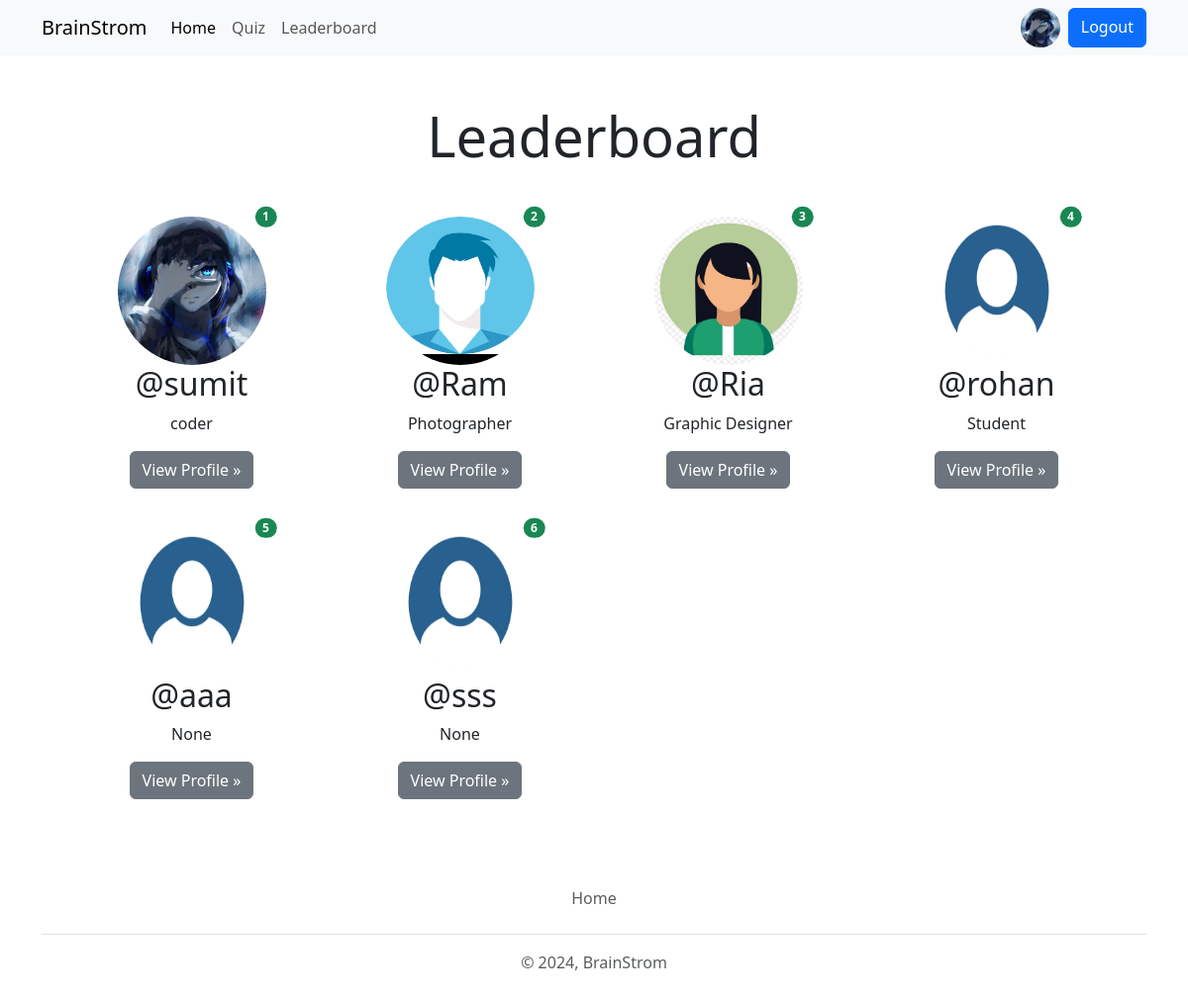
/leaderboard (signed in), run on the app's committed database.
### account/models.py (models this page shows, shortened)
class Profile(models.Model):
    user = models.OneToOneField(User, on_delete=models.CASCADE, null=True, verbose_name='User Obj') #verbose_name
    bio = models.TextField(blank=True, null=True)
    profile_img = models.ImageField(upload_to='profile_images', default='user.png', blank=True,null=True ,verbose_name='Profile Pic')
    location = models.CharField(max_length=100, blank=True,null=True)
    GENDER = (
        ('Male','Male'),
        ('Female','Female'),
        ('Other','Other'),
    )
    gender = models.CharField(max_length=6, choices=GENDER, blank=True, null=True)

### quiz/models.py (models this page shows, shortened)
class UserRank(models.Model):
    user = models.OneToOneField(User, on_delete=models.CASCADE)
    rank = models.IntegerField(null=True, blank=True)
    total_score = models.IntegerField(null=True, blank=True)

### base/views.py (the view)
# urls.py: path('leaderboard', views.leaderboard_view, name='leaderboard'),
@login_required(login_url="login")
def leaderboard_view(request):
    user_object = User.objects.get(username=request.user)
    user_profile = Profile.objects.get(user=user_object)
    leaderboard_users = UserRank.objects.order_by('rank')
    context = {"leaderboard_users": leaderboard_users, "user_profile": user_profile}
    return render(request, 'leaderboard.html', context)

### templates/leaderboard.html (shortened to what this page needs)
{% extends 'index.html'%}
{% block content %}
    <div class="container text-center">
        <h1 class="text-center display-4 my-5">Leaderboard</h1>
        <div class="row row-cols-sm-1 row-cols-md-2 row-cols-lg-3 row-cols-xl-4 mx-3">
          {% if leaderboard_users|length == 0 %}
          <div class="col-lg-4 position-relative mb-4">
              <h4 class="text-center text-danger">No User Available on Leaderboard!!</h4>
          </div>
          {% else %}
          {% for rank in leaderboard_users %}
          <div class="col-lg-4 position-relative mb-4">
            <img src="{{rank.user.profile.profile_img.url}}" class="rounded-circle" width="150" height="150" alt="user-profile">
            <span class="position-absolute top-0 start-90 translate-middle badge rounded-pill bg-success">{{forloop.counter}}</span>
            <h2 class="fw-normal">@{{rank.user.username}}</h2>
            <p>{{rank.user.profile.bio|truncatewords:5}}</p>
            <p><a class="btn btn-secondary" href="{% url 'profile' rank.user.username  %}">View Profile »</a></p>
          </div>
          {% endfor %}
          {% endif %}
          </div>
    </div>
    {% endblock content %}

### templates/components/navbar.html (shortened to what this page needs)
    <nav class="navbar navbar-expand-lg bg-body-tertiary d-none d-lg-block">
        <div class="container">
          <a class="navbar-brand" href="{% url 'home' %}">BrainStrom</a>
          <div class="collapse navbar-collapse" id="navbarSupportedContent">
            <ul class="navbar-nav me-auto mb-2 mb-lg-0">
              <li class="nav-item">
                <a class="nav-link active" aria-current="page" href="{% url 'home' %}">Home</a>
              </li>
              <li class="nav-item">
                <a class="nav-link" href="{% url 'all_quiz' %}">Quiz</a>
              </li>
              <li class="nav-item">
                <a class="nav-link" href="{% url 'leaderboard' %}">Leaderboard</a>
              </li>
            </ul>
            <form class="d-flex" role="search">
              {% if request.user.is_authenticated %}
              <a href="{% url 'profile' request.user.username %}" data-bs-toggle="tooltip" data-bs-placement="bottom" data-bs-title="@{{request.user.username}}" class="mx-2">
                <img src="{{user_profile.profile_img.url}}" class="rounded-circle" width="40" height="40" alt="profile_img">
              </a>
              <a href="{% url 'logout' %}" class="btn btn-primary">Logout</a>
              {% else %}
              <a href="{% url 'login' %}" class="btn btn-primary ms-2">Login</a>
              {% endif %}
            </form>
          </div>
        </div>
      </nav>

### data on the page
Profile: profile_img (picture)
UserRank: user.profile.profile_img (picture), user.username "sumit", user.profile.bio "coder"
UserRank: user.profile.profile_img (picture), user.username "Ram", user.profile.bio "Photographer"
UserRank: user.profile.profile_img (picture), user.username "Ria", user.profile.bio "Graphic Designer"
UserRank: user.profile.profile_img (placeholder picture), user.username "rohan", user.profile.bio "Student"
UserRank: user.profile.profile_img (placeholder picture), user.username "aaa", user.profile.bio "None"
UserRank: user.profile.profile_img (placeholder picture), user.username "sss", user.profile.bio "None"
